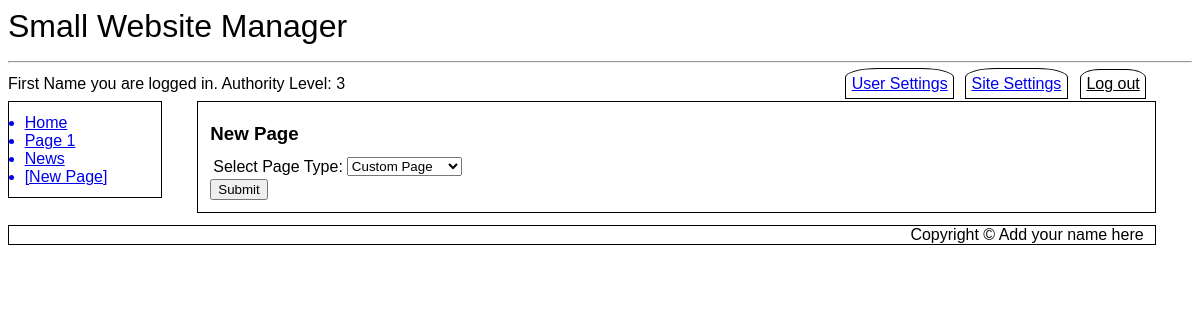
Page /newpage.php (signed in) on the committed database.
### tables this page shows
CREATE TABLE `SubMenus` (
  `MenuID` int(11) NOT NULL,
  `LinkID` int(11) NOT NULL,
  `Page_ID` int(11) NOT NULL DEFAULT 0,
  `Menu_Entry` varchar(20) NOT NULL,
  `Title` varchar(500) NOT NULL,
  `Active` tinyint(1) NOT NULL DEFAULT 1
);

CREATE TABLE `SubMenus_Modules` (
  `SubMenu_Order` int(11) NOT NULL,
  `Module_ID` int(11) NOT NULL
);

CREATE TABLE `SubMenusData` (
  `Type` varchar(500) NOT NULL,
  `Default Menu Title` varchar(20) NOT NULL,
  `LinkData` text NOT NULL,
  `GetData` tinyint(1) NOT NULL,
  `Module_ID` int(11) NOT NULL
);

### newpage.php (the view, shortened to what this page needs)
<?php
include ("db_connect.inc");
if ($_SERVER["REQUEST_METHOD"] == "POST" AND $_POST['submitCode']=="New_Page") {
	$newPageType=$_POST['newpagetype'];
	if ($newPageType == "Custom Page") {
		$location = "Location: custompage.php";
		header($location);
		die();
	} else {
		$query = "SELECT `Type`, `Default Menu Title`, `LinkData`, `GetData` FROM `SubMenusData` WHERE `Type`='$newPageType'";
		$result = mysqli_query($cxn,$query) or die ("Couldn't execute query.");
		$row1 = mysqli_fetch_assoc($result);
		$linkData = $row1['LinkData'];
		$defaultMenuTitle = $row1['Default Menu Title'];
		$findMaxLinkID = "SELECT MAX(LinkID) AS `LargestID` FROM `SubMenus` WHERE `MenuID`=1";
		$result = mysqli_query($cxn,$findMaxLinkID);
		$row2 = mysqli_fetch_assoc($result);
		$newID = $row2['LargestID'] + 1;
		$newMenuItem = "INSERT INTO `SubMenus`(`MenuID`, `LinkID`, `Menu_Entry`, `Title`) VALUES ('1','$newID','$defaultMenuTitle','$linkData')";
		mysqli_query($cxn,$newMenuItem) or die ("Couldn't execute query.");
		$location = "Location: ".$linkData;
		header($location);
		die();
	}
} else {
include ("header.inc");
include ("navbar.inc");
echo "<article id='main'>\r\n";
if ( isset($_SESSION['first_name']) AND isset($_SESSION['user_name']) AND $_SESSION['auth_lev']==3 ) {
	echo	"<h3>New Page</h3>\r\n
	<form action='".htmlentities($_SERVER['PHP_SELF'])."' method=\"post\">\r\n
	<table>\r\n
	<tr><td><label>Select Page Type: </label></td>
	<td><select name=\"newpagetype\" id=\"newpagetype\">";
	$query = "SELECT `Type`, `LinkData`, `GetData` FROM `SubMenusData`";
	$result = mysqli_query($cxn,$query) or die ("Couldn't execute query.");
	while($row = mysqli_fetch_assoc($result))
	{
		echo "<option value=\"{$row['Type']}\">{$row['Type']}</option>\r\n";
	}
	echo "</select></td></tr>\r\n
	</table>\r\n
	<input type=\"hidden\" id=\"submitCode\" name=\"submitCode\" value=\"New_Page\">\r\n
	<input type=\"submit\" name=\"Button\" value=\"Submit\" />\r\n
	</form>";
} else {
	echo "Restricted Area. You need administrative priviledges to access this page.";
}
echo "</article>\r\n";
include ("footer.inc");
}
?>

### navbar.inc
<nav id="vnav1">
<?php
$query = "SELECT Menu_Entry, Title FROM SubMenus WHERE MenuID='1' AND Active=1 ORDER BY LinkID ASC LIMIT 10";
$result = mysqli_query($cxn,$query) or die ("Couldn't execute query.");
while($row = mysqli_fetch_assoc($result))
{
	$menuEntry = $row['Menu_Entry'];
	$pageTitle = $row['Title'];
	$pageTitle = preg_replace('/ /', '_', $pageTitle);
	echo "<a href='$pageTitle'>$menuEntry</a>\r\n";
}
$query2 = "SELECT `Default Menu Title`, `LinkData`, `Module_ID` FROM SubMenus_Modules INNER JOIN SubMenusData USING (Module_ID)";
$result2 = mysqli_query($cxn, $query2) or die ("Couldn't execute query.");
while($row2 = mysqli_fetch_assoc($result2))
{
	$menuEntry2 = $row2['Default Menu Title'];
	$pageTitle2 = $row2['LinkData'];
	$pageTitle2 = preg_replace('/ /', '_', $pageTitle2);
	echo "<a href='$pageTitle2'>$menuEntry2</a>\r\n";
}
if (isset($_SESSION['auth_lev'])){
	if ($_SESSION['auth_lev'] == 3 AND isset($_SESSION['first_name']) AND isset($_SESSION['user_name']) ) {
		echo "<a class='newpage' href='newpage.php'>[New Page]</a>\r\n";
	}
}
?>
</nav>

### desktop.css (style rules this page uses)
* { font-family: Arial, sans-serif; box-sizing: border-box; }
h1, h2, h3 { padding: 0%; margin-top: 1%; margin-bottom: 1%; }
article#main { margin-left:16%; width: 81%; float:none; border: 1px solid black; padding: 1%; }
nav#vnav1 { width:13%; float:left; border: 1px solid black; padding: 1%; clear: both; margin-top: 0%; }
nav#vnav1 a { display: list-item; list-style-type: disc; margin-left: 3%; }

### rows in the picture
submenus: Menu_Entry "Home"
submenus: Menu_Entry "Page 1"
submenus_modules: submenusdata.Default Menu Title "News"

### other values in the picture
$websiteName "Small Website Manager"
$_SESSION['first_name'] "First Name"
$_SESSION['auth_lev'] "3"
form field newpagetype "Custom Page"
